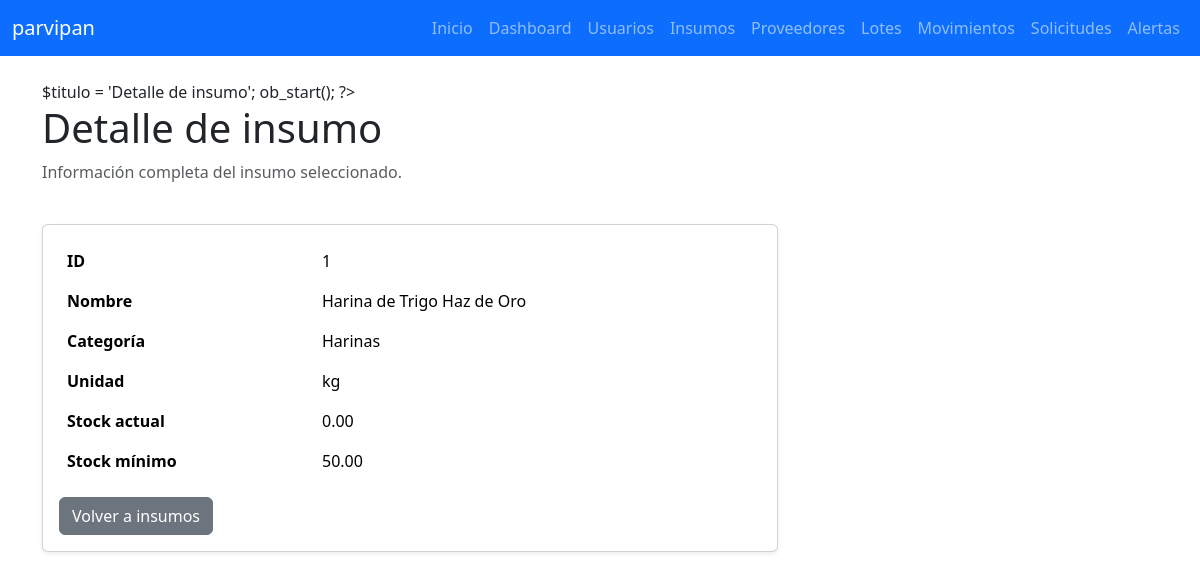
Screenshot of /View/insumo_detalle.php?id=1 with the database file from the repository.
### tables this page shows
CREATE TABLE `TInsumos` (
  `nInsumoID` INT PRIMARY KEY AUTO_INCREMENT,
  `cNombre` VARCHAR(100) NOT NULL,
  `cCategoria` VARCHAR(50) NOT NULL,
  `eUnidadMedida` ENUM ('kg', 'g', 'litros', 'ml', 'unidades') NOT NULL,
  `nStockActual` DECIMAL(10,2) NOT NULL DEFAULT 0.00,
  `nStockMinimo` DECIMAL(10,2) NOT NULL,
   
  CONSTRAINT `CHK_StockNoNegativo` CHECK (`nStockActual` >= 0),
  CONSTRAINT `CHK_StockMinimoNoNegativo` CHECK (`nStockMinimo` >= 0)
);

### Controller/InsumoController.php (called while the page is built, shortened)
<?php
require_once __DIR__ . '/../Model/InsumoModel.php';
class InsumoController {
    private $modelo_insumo;
    public function __construct() {
        $this->modelo_insumo = new InsumoModel();
    }
    public function detalle($id) {
        $insumo = $this->modelo_insumo->findByIdView($id);
        require_once __DIR__ . '/../View/insumo/detalle.php';
    }
}

### View/insumo_detalle.php (called while the page is built)
<?php
require_once __DIR__ . '/../Controller/InsumoController.php';
$controller = new InsumoController();
$id = isset($_GET['id']) ? (int)$_GET['id'] : 0;
$controller->detalle($id);

### Core/BaseDatos.php (called while the page is built, shortened)
<?php
    class Conectar{
        public function __construct(){
            try{
                $this->conexion = new PDO("mysql:host=".DB_SERVIDOR.";dbname=".DB_NOMBRE.";charset=utf8",DB_USER,DB_CLAVE);
            }catch (PDOException $e) {
                die("Fallo: ".$e->getMessage());
            }
        }
    }

### Model/InsumoModel.php (called while the page is built, shortened)
<?php
require_once __DIR__ . '/../Core/BaseDatos.php';
class InsumoModel extends Conectar {
    public function findByIdView($id) {
        try {
            $sql = "SELECT nInsumoID, cNombre, cCategoria, eUnidadMedida, nStockActual, nStockMinimo FROM TInsumos WHERE nInsumoID = :id";
            $sentencia = $this->conexion->prepare($sql);
            $sentencia->bindParam(':id', $id);
            $sentencia->execute();
            return $sentencia->fetch(PDO::FETCH_ASSOC);
        } catch (Exception $e) {
            die($e->getMessage());
        }
    }
}

### View/insumo/detalle.php (the view, shortened to what this page needs)
$titulo = 'Detalle de insumo';
ob_start();
?>
<div class="row mb-4">
    <div class="col-md-12">
        <h1>Detalle de insumo</h1>
        <p class="text-muted">Información completa del insumo seleccionado.</p>
    </div>
</div>
<?php if (!$insumo): ?>
    <div class="alert alert-warning">Insumo no encontrado.</div>
    <a class="btn btn-secondary" href="<?php echo BASE_URL; ?>/View/insumos.php">Volver</a>
<?php else: ?>
    <div class="row">
        <div class="col-md-8">
            <div class="card shadow-sm">
                <div class="card-body">
                    <table class="table table-borderless">
                        <tr><th>ID</th><td><?php echo $insumo['nInsumoID']; ?></td></tr>
                        <tr><th>Nombre</th><td><?php echo htmlspecialchars($insumo['cNombre']); ?></td></tr>
                        <tr><th>Categoría</th><td><?php echo htmlspecialchars($insumo['cCategoria']); ?></td></tr>
                        <tr><th>Unidad</th><td><?php echo htmlspecialchars($insumo['eUnidadMedida']); ?></td></tr>
                        <tr><th>Stock actual</th><td><?php echo number_format($insumo['nStockActual'], 2); ?></td></tr>
                        <tr><th>Stock mínimo</th><td><?php echo number_format($insumo['nStockMinimo'], 2); ?></td></tr>
                    </table>
                    <a class="btn btn-secondary" href="<?php echo BASE_URL; ?>/View/insumos.php">Volver a insumos</a>
                </div>
            </div>
        </div>
    </div>
<?php endif; ?>

### rows the page displays
tinsumos: nInsumoID "1", cNombre "Harina de Trigo Haz de Oro", cCategoria "Harinas", eUnidadMedida "kg", nStockActual "0.00", nStockMinimo "50.00"
